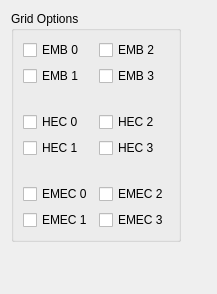
<ui version="4.0" >
 <class>frmCaloHitLegoController</class>
 <widget class="QWidget" name="frmCaloHitLegoController" >
  <property name="geometry" >
   <rect>
    <x>0</x>
    <y>0</y>
    <width>217</width>
    <height>294</height>
   </rect>
  </property>
  <property name="windowTitle" >
   <string>Calo Energy</string>
  </property>
  <layout class="QGridLayout" >
   <item row="0" column="0" >
    <widget class="QGroupBox" name="grbxGridOptions" >
     <property name="palette" >
      <palette>
       <active/>
       <inactive/>
       <disabled/>
      </palette>
     </property>
     <property name="title" >
      <string>Grid Options</string>
     </property>
     <layout class="QVBoxLayout" >
      <item>
       <layout class="QGridLayout" >
        <item row="0" column="1" >
         <widget class="QCheckBox" name="chbxEMB2" >
          <property name="text" >
           <string>EMB 2</string>
          </property>
         </widget>
        </item>
        <item row="1" column="0" >
         <widget class="QCheckBox" name="chbxEMB1" >
          <property name="text" >
           <string>EMB 1</string>
          </property>
         </widget>
        </item>
        <item row="1" column="1" >
         <widget class="QCheckBox" name="chbxEMB3" >
          <property name="text" >
           <string>EMB 3</string>
          </property>
         </widget>
        </item>
        <item row="0" column="0" >
         <widget class="QCheckBox" name="chbxEMB0" >
          <property name="text" >
           <string>EMB 0</string>
          </property>
         </widget>
        </item>
       </layout>
      </item>
      <item>
       <spacer>
        <property name="orientation" >
         <enum>Qt::Vertical</enum>
        </property>
        <property name="sizeType" >
         <enum>QSizePolicy::Fixed</enum>
        </property>
        <property name="sizeHint" >
         <size>
          <width>20</width>
          <height>20</height>
         </size>
        </property>
       </spacer>
      </item>
      <item>
       <layout class="QGridLayout" >
        <item row="0" column="1" >
         <widget class="QCheckBox" name="chbxHEC2" >
          <property name="text" >
           <string>HEC 2</string>
          </property>
         </widget>
        </item>
        <item row="1" column="0" >
         <widget class="QCheckBox" name="chbxHEC1" >
          <property name="text" >
           <string>HEC 1</string>
          </property>
         </widget>
        </item>
        <item row="1" column="1" >
         <widget class="QCheckBox" name="chbxHEC3" >
          <property name="text" >
           <string>HEC 3</string>
          </property>
         </widget>
        </item>
        <item row="0" column="0" >
         <widget class="QCheckBox" name="chbxHEC0" >
          <property name="text" >
           <string>HEC 0</string>
          </property>
         </widget>
        </item>
       </layout>
      </item>
      <item>
       <spacer>
        <property name="orientation" >
         <enum>Qt::Vertical</enum>
        </property>
        <property name="sizeType" >
         <enum>QSizePolicy::Fixed</enum>
        </property>
        <property name="sizeHint" >
         <size>
          <width>20</width>
          <height>20</height>
         </size>
        </property>
       </spacer>
      </item>
      <item>
       <layout class="QGridLayout" >
        <item row="0" column="1" >
         <widget class="QCheckBox" name="chbxEMEC2" >
          <property name="text" >
           <string>EMEC 2</string>
          </property>
         </widget>
        </item>
        <item row="1" column="0" >
         <widget class="QCheckBox" name="chbxEMEC1" >
          <property name="text" >
           <string>EMEC 1</string>
          </property>
         </widget>
        </item>
        <item row="1" column="1" >
         <widget class="QCheckBox" name="chbxEMEC3" >
          <property name="text" >
           <string>EMEC 3</string>
          </property>
         </widget>
        </item>
        <item row="0" column="0" >
         <widget class="QCheckBox" name="chbxEMEC0" >
          <property name="text" >
           <string>EMEC 0</string>
          </property>
         </widget>
        </item>
       </layout>
      </item>
     </layout>
    </widget>
   </item>
   <item row="0" column="1" >
    <spacer>
     <property name="orientation" >
      <enum>Qt::Horizontal</enum>
     </property>
     <property name="sizeHint" >
      <size>
       <width>1</width>
       <height>20</height>
      </size>
     </property>
    </spacer>
   </item>
   <item row="1" column="0" >
    <spacer>
     <property name="orientation" >
      <enum>Qt::Vertical</enum>
     </property>
     <property name="sizeHint" >
      <size>
       <width>20</width>
       <height>1</height>
      </size>
     </property>
    </spacer>
   </item>
  </layout>
 </widget>
 <resources/>
 <connections/>
</ui>
